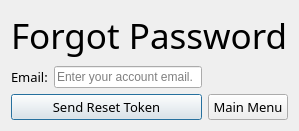
    <widget class="QWidget" name="forgot_password">
     <layout class="QGridLayout" name="gridLayout_4">
      <item row="1" column="0">
       <widget class="QLabel" name="forgot_pass_email_entry_lbl">
        <property name="font">
         <font>
          <family>Segoe UI Light</family>
          <pointsize>10</pointsize>
         </font>
        </property>
        <property name="text">
         <string>Email:</string>
        </property>
       </widget>
      </item>
      <item row="2" column="2">
       <widget class="QPushButton" name="forgot_pass_main_menu_btn">
        <property name="font">
         <font>
          <family>Segoe UI Light</family>
          <pointsize>10</pointsize>
         </font>
        </property>
        <property name="text">
         <string>Main Menu</string>
        </property>
       </widget>
      </item>
      <item row="2" column="0" colspan="2">
       <widget class="QPushButton" name="forgot_pass_reset_btn">
        <property name="font">
         <font>
          <family>Segoe UI Light</family>
          <pointsize>10</pointsize>
         </font>
        </property>
        <property name="text">
         <string>Send Reset Token</string>
        </property>
        <property name="autoDefault">
         <bool>false</bool>
        </property>
        <property name="default">
         <bool>true</bool>
        </property>
       </widget>
      </item>
      <item row="1" column="1">
       <widget class="QLineEdit" name="forgot_pass_email_line">
        <property name="placeholderText">
         <string notr="true">Enter your account email.</string>
        </property>
        <property name="clearButtonEnabled">
         <bool>true</bool>
        </property>
       </widget>
      </item>
      <item row="0" column="0" colspan="3">
       <widget class="QLabel" name="forgot_pass_lbl">
        <property name="font">
         <font>
          <family>Segoe Print</family>
          <pointsize>26</pointsize>
         </font>
        </property>
        <property name="text">
         <string>Forgot Password</string>
        </property>
       </widget>
      </item>
     </layout>
    </widget>
